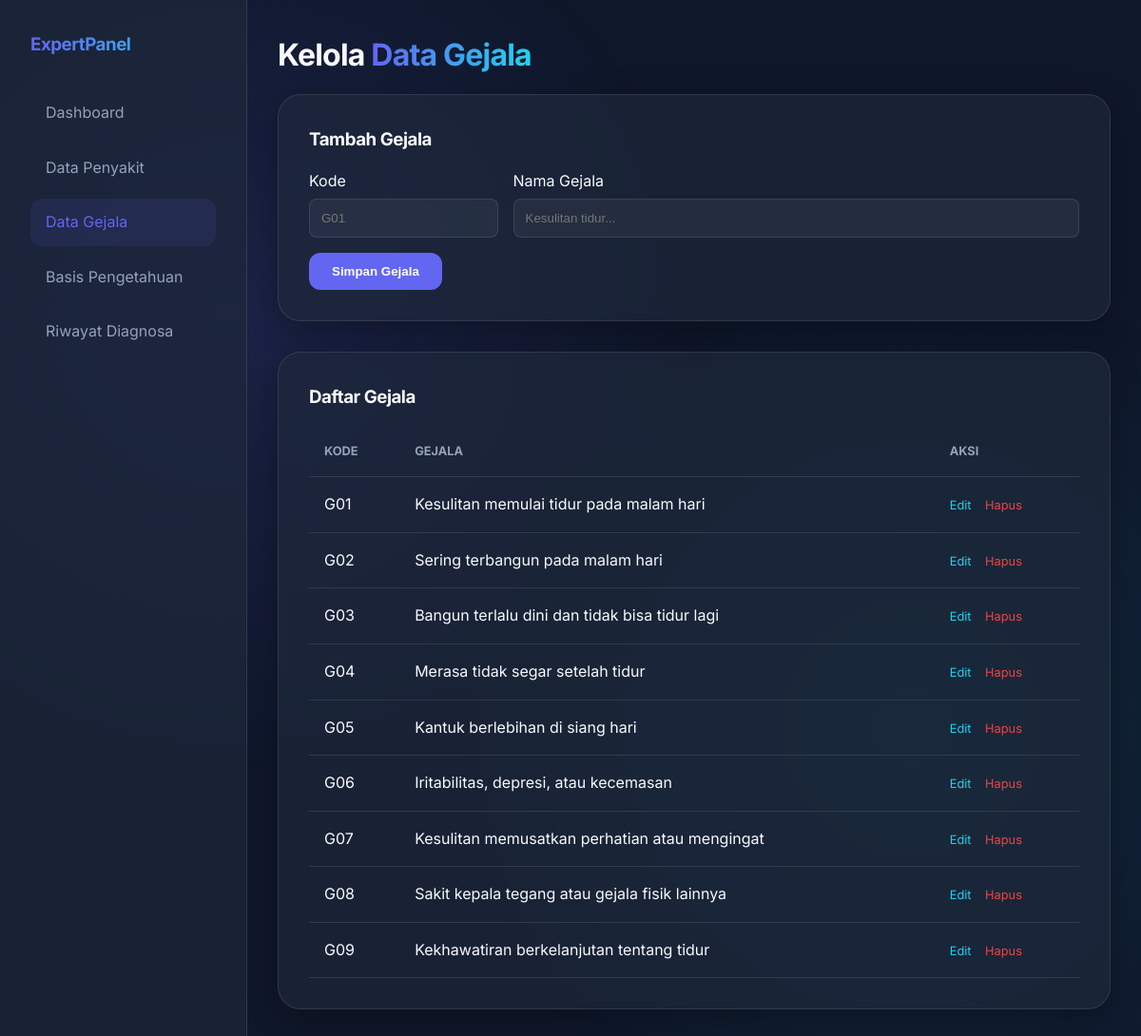
/admin/gejala.php (signed in), run on the app's committed database.
### tables this page shows
CREATE TABLE IF NOT EXISTS gejala (
    kode_gejala VARCHAR(10) PRIMARY KEY,
    nama_gejala VARCHAR(255) NOT NULL
);

### admin/gejala.php (the view, shortened to what this page needs)
<?php
include '../config/koneksi.php';
$edit_data = null;
$result = mysqli_query($koneksi, "SELECT * FROM gejala ORDER BY kode_gejala ASC");
?>
<!DOCTYPE html>
<html lang="id">
<head>
    <link rel="stylesheet" href="../assets/css/style.css">
</head>
<body>
    <div class="admin-layout">
        <aside class="sidebar">
            <h3 class="text-gradient">ExpertPanel</h3>
            <nav style="margin-top: 2rem;">
                <a href="index.php" class="nav-link">Dashboard</a>
                <a href="penyakit.php" class="nav-link">Data Penyakit</a>
                <a href="gejala.php" class="nav-link active">Data Gejala</a>
                <a href="rule.php" class="nav-link">Basis Pengetahuan</a>
                <a href="riwayat.php" class="nav-link">Riwayat Diagnosa</a>
            </nav>
        </aside>
        <main class="main-content">
            <h1>Kelola <span class="text-gradient">Data Gejala</span></h1>
            <div class="glass-card" style="margin-bottom: 2rem;">
                <h3><?= $edit_data ? 'Edit' : 'Tambah' ?> Gejala</h3>
                <form action="" method="POST" style="margin-top: 1rem;">
                    <div class="form-grid">
                        <div>
                            <label style="display:block; margin-bottom:5px;">Kode</label>
                            <input type="text" name="kode_gejala" value="<?= $edit_data ? $edit_data['kode_gejala'] : '' ?>" required placeholder="G01">
                        </div>
                        <div>
                            <label style="display:block; margin-bottom:5px;">Nama Gejala</label>
                            <input type="text" name="nama_gejala" value="<?= $edit_data ? $edit_data['nama_gejala'] : '' ?>" required placeholder="Kesulitan tidur...">
                        </div>
                    </div>
                    <button type="submit" name="save" class="btn" style="margin-top: 1rem;">Simpan Gejala</button>
                </form>
            </div>
            <div class="glass-card">
                <h3>Daftar Gejala</h3>
                <table>
                    <thead>
                        <tr>
                            <th>Kode</th>
                            <th>Gejala</th>
                            <th>Aksi</th>
                        </tr>
                    </thead>
                    <tbody>
                        <?php while($row = mysqli_fetch_assoc($result)): ?>
                        <tr>
                            <td><?= $row['kode_gejala'] ?></td>
                            <td><?= $row['nama_gejala'] ?></td>
                            <td>
                                <a href="?edit=<?= $row['kode_gejala'] ?>" class="badge-edit">Edit</a>
                                <a href="?delete=<?= $row['kode_gejala'] ?>" class="badge-delete" onclick="return confirm('Yakin hapus?')">Hapus</a>
                            </td>
                        </tr>
                        <?php endwhile; ?>
                    </tbody>
                </table>
            </div>
        </main>
    </div>
</body>
</html>

### assets/css/style.css (style rules this page uses)
:root { --primary-color: #6366f1; --primary-hover: #4f46e5; --bg-dark: #0f172a; --bg-card: rgba(30, 41, 59, 0.7); --text-main: #f8fafc; --text-muted: #94a3b8; --glass-border: rgba(255, 255, 255, 0.1); --accent: #22d3ee; }
* { margin: 0; padding: 0; box-sizing: border-box; }
body { font-family: 'Inter', sans-serif; background-color: var(--bg-dark); color: var(--text-main); line-height: 1.6; overflow-x: hidden; }
body::before { content: ''; position: fixed; top: 0; left: 0; width: 100%; height: 100%; background: radial-gradient(circle at 20% 30%, rgba(99, 102, 241, 0.15) 0%, transparent 40%), radial-gradient(circle at 80% 70%, rgba(34, 211, 238, 0.1) 0%, transparent 40%); z-index: -1; }
.glass-card { background: var(--bg-card); backdrop-filter: blur(12px); -webkit-backdrop-filter: blur(12px); border: 1px solid var(--glass-border); border-radius: 1.5rem; padding: 2rem; box-shadow: 0 8px 32px 0 rgba(0, 0, 0, 0.3); }
.btn { display: inline-block; padding: 0.75rem 1.5rem; border-radius: 0.75rem; background: var(--primary-color); color: white; text-decoration: none; font-weight: 600; transition: all 0.3s ease; border: none; cursor: pointer; }
h1, h2, h3 { margin-bottom: 1rem; font-weight: 700; letter-spacing: -0.025em; }
.text-gradient { background: linear-gradient(to right, var(--primary-color), var(--accent)); -webkit-background-clip: text; -webkit-text-fill-color: transparent; }

### admin/gejala.php (style rules this page uses)
.admin-layout { display: flex; min-height: 100vh; }
.sidebar { width: 260px; background: var(--bg-card); border-right: 1px solid var(--glass-border); padding: 2rem; }
.main-content { flex: 1; padding: 2rem; }
.nav-link { display: block; padding: 0.75rem 1rem; color: var(--text-muted); text-decoration: none; border-radius: 0.75rem; margin-bottom: 0.5rem; }
.nav-link.active { background: rgba(99, 102, 241, 0.1); color: var(--primary-color); }
table { width: 100%; border-collapse: collapse; margin-top: 1rem; }
th, td { padding: 1rem; text-align: left; border-bottom: 1px solid var(--glass-border); }
th { color: var(--text-muted); font-size: 0.8rem; text-transform: uppercase; }
.form-grid { display: grid; grid-template-columns: 1fr 3fr; gap: 1rem; }
input { width: 100%; padding: 0.75rem; background: rgba(255, 255, 255, 0.05); border: 1px solid var(--glass-border); border-radius: 0.5rem; color: white; }
.badge-delete { color: #ef4444; text-decoration: none; font-size: 0.8rem; margin-left: 10px; }
.badge-edit { color: var(--accent); text-decoration: none; font-size: 0.8rem; }

### data on the page
gejala: kode_gejala "G01", nama_gejala "Kesulitan memulai tidur pada malam hari"
gejala: kode_gejala "G02", nama_gejala "Sering terbangun pada malam hari"
gejala: kode_gejala "G03", nama_gejala "Bangun terlalu dini dan tidak bisa tidur lagi"
gejala: kode_gejala "G04", nama_gejala "Merasa tidak segar setelah tidur"
gejala: kode_gejala "G05", nama_gejala "Kantuk berlebihan di siang hari"
gejala: kode_gejala "G06", nama_gejala "Iritabilitas, depresi, atau kecemasan"
gejala: kode_gejala "G07", nama_gejala "Kesulitan memusatkan perhatian atau mengingat"
gejala: kode_gejala "G08", nama_gejala "Sakit kepala tegang atau gejala fisik lainnya"
gejala: kode_gejala "G09", nama_gejala "Kekhawatiran berkelanjutan tentang tidur"
